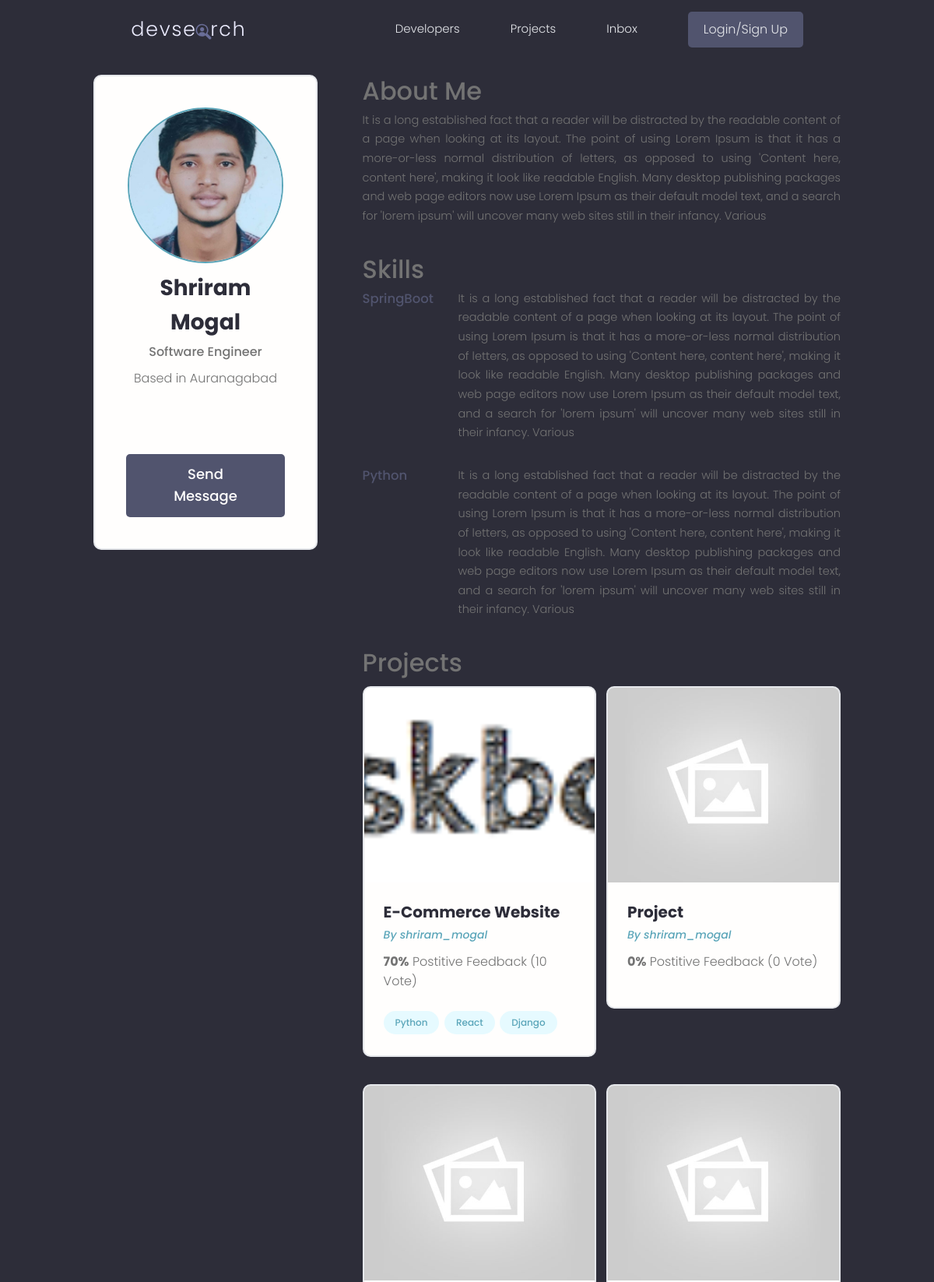
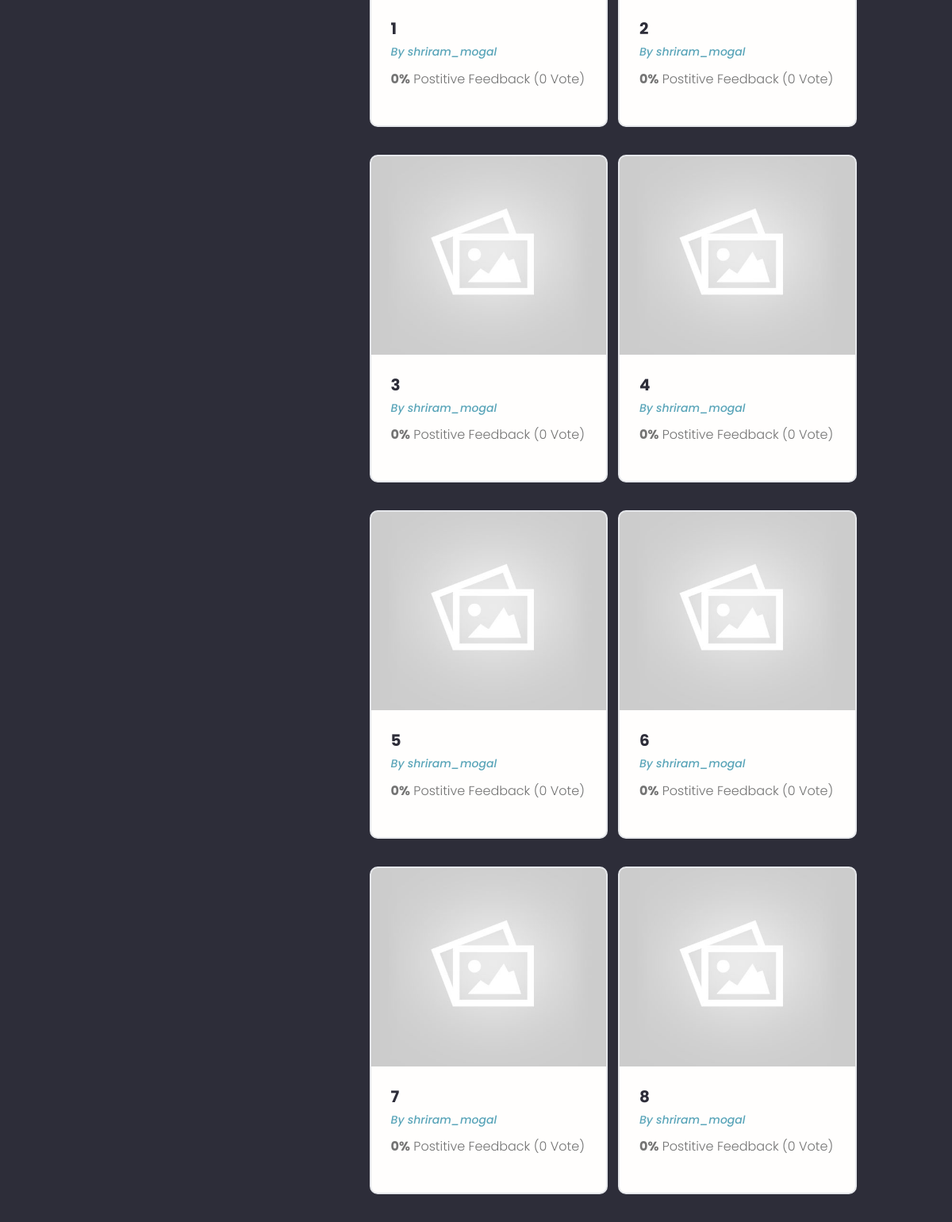
Page /profile/e2963798-7535-4755-91f4-48cd18173f0e (upper part) on the committed database (2 pictures, top to bottom).
### users/models.py (models this page shows, shortened)
class Profile(models.Model):
    user = models.OneToOneField(User, on_delete=models.CASCADE, blank=True, null=True)
    name = models.CharField(max_length=200, blank=True, null=True)
    username = models.CharField(max_length=200, blank=True, null=True)
    email = models.EmailField(max_length=500, blank=True, null=True)
    short_intro = models.CharField(max_length=500, blank=True,null=True)
    intro = models.TextField(max_length=500, blank=True,null=True)
    profile_image = models.ImageField(
        null = True, blank= True, upload_to = 'profiles/',default='profiles/user-default.png')
    location = models.CharField(max_length=200, blank=True, null=True)
    social_github = models.CharField(max_length=200, blank=True, null=True)
    social_twitter = models.CharField(max_length=200, blank=True, null=True)
    social_linkedin = models.CharField(max_length=200, blank=True, null=True)
    social_website = models.CharField(max_length=200, blank=True, null=True)
    social_stackoverflow = models.CharField(max_length=200, blank=True, null=True)
    created = models.DateTimeField(auto_now_add=True)
    id = models.UUIDField(default=uuid.uuid4, unique=True,
                                     primary_key=True, editable=False)
    def __str__(self) -> str:
        return str(self.user.username)
    class Meta:
        ordering = ["created"]

class Skill(models.Model):
    owner = models.ForeignKey(Profile, on_delete=models.CASCADE, blank=True, null=True)
    name = models.CharField(max_length=200, blank=True, null=True)
    description =  models.TextField(max_length=500, blank=True,null=True)
    created = models.DateTimeField(auto_now_add=True)
    id = models.UUIDField(default=uuid.uuid4, unique=True,
                                     primary_key=True, editable=False)

### projects/models.py (models this page shows, shortened)
class Project(models.Model):
    title = models.CharField(max_length=200)
    owner = models.ForeignKey(Profile, blank=True, null=True, on_delete=models.SET_NULL)
    description = models.TextField(null=True, blank=True)
    demo_link = models.CharField(max_length=2000, null=True, blank=True)
    source_link =models.CharField(max_length=2000, null=True, blank=True)
    featured_image = models.ImageField(null= True, blank=True, default='default.jpg')
    tag = models.ManyToManyField(Tag, blank= True)
    vote_total = models.IntegerField(default=0, null= True, blank=True)
    vote_ratio = models.IntegerField(default=0, null= True, blank=True)
    created = models.DateTimeField(auto_now_add=True)
    id = models.UUIDField(default=uuid.uuid4, unique=True,
                                     primary_key=True, editable=False)
    class Meta:
        ordering = ["created"]

class Tag(models.Model):
    name = models.CharField(max_length=500)
    created = models.DateTimeField(auto_now_add=True)
    id = models.UUIDField(default=uuid.uuid4, unique=True,
                                     primary_key=True, editable=False)
    def __str__(self) -> str:
        return self.name

### users/views.py (the view)
# urls.py: path('profile/<str:pk>', views.profile, name="user-profile"),
def profile(request,pk):
    profile = Profile.objects.get(id = pk)
    topSkill = profile.skill_set.exclude(description__exact="")
    otherSkill = profile.skill_set.filter(description="")
    context = {"profile":profile,"topSkill": topSkill,"otherSkill": otherSkill }
    return render(request,"users/user-profile.html",context)

### users/templates/users/user-profile.html (shortened to what this page needs)
{%extends 'main.html'%}
{%block content%}
<main class="profile my-md">
    <div class="container">
      <div class="layout">
        <div class="column column--1of3">
          <div class="card text-center">
            <div class="card__body dev">
              <img class="avatar avatar--xl" src="{{profile.profile_image.url}}" />
              <h2 class="dev__name">{{profile.name}}</h2>
              <p class="dev__title">{{profile.short_intro}}</p>
              <p class="dev__location">Based in {{profile.location}}</p>
              <ul class="dev__social">
              </ul>
              <a href="#" class="btn btn--sub btn--lg">Send Message </a>
            </div>
          </div>
        </div>
        <div class="column column--2of3">
          <div class="devInfo">
            <h3>About Me</h3>
            <p class="devInfo__about"> {{profile.intro}}</p>
          </div>
          <div class="devInfo">
            <h3>Skills</h3>
            <div class="devInfo__skills">
                {% for skill in topSkill %}
              <div class="devSkill">
                <h4 class="devSkill__title">{{skill.name}}</h4>
                <p class="devSkill__info">{{skill.description}}</p>
              </div>
              {%endfor%}
            </div>
          </div>
          <div class="devInfo">
            <h3 class="">Projects</h3>
            <div class="grid grid--two">
            {%for project in profile.project_set.all%}
              <div class="column">
                <div class="card project">
                  <a href="{%url 'project' project.id%}" class="project">
                    <img class="project__thumbnail" src="{{project.featured_image.url}}" alt="project thumbnail" />
                    <div class="card__body">
                      <h3 class="project__title">{{project.title}}</h3>
                      <p><a class="project__author" href="#">By {{project.owner}}</a></p>
                      <p class="project--rating">
                        <span style="font-weight: bold;">{{project.vote_ratio}}%</span> Postitive
                        Feedback ({{project.vote_total}} Vote{{vote_total|pluralize:'s'}})
                      </p>
                      <div class="project__tags">
                        {%for tag in project.tag.all%}
                        <span class="tag tag--pill tag--main">
                          <small>{{tag}}</small>
                        </span>
                        {%endfor%}
                      </div>
                    </div>
                  </a>
                </div>
              </div>
              {%endfor%}
            </div>
          </div>
        </div>
      </div>
    </div>
  </main>
{%endblock content%}

### static/styles/app.css (style rules this page uses)
:root { --color-sub: #2d2d39; }
.btn--sub { background-color: var(--color-sub-light); }
.card { border: 2px solid var(--color-light); }
img { width: 100%; }
.profile .card > .dev { padding: 4rem; }
.dev__name { color: var(--color-sub); font-size: 2.8rem; font-weight: 700; margin-top: 1rem; margin-bottom: 0.5rem; }
.dev__title { font-size: 1.6rem; font-weight: 500; line-height: 1.3; }
.dev__location { margin-top: 1rem; }
.dev__social { margin: 3rem 0; list-style: none; display: flex; justify-content: center; gap: 1.5rem; }
.devInfo { margin-bottom: 3rem; }
.devInfo__about, .devSkill__info { font-size: 1.45rem; line-height: 1.7; text-align: justify; }
.devSkill { margin-bottom: 3rem; }
.devSkill__title { font-size: 1.65rem; font-weight: 500; color: var(--color-sub-light); }
@media screen and (min-width: 700px) { .devSkill { display: flex; justify-content: space-between; gap: 3rem; } }
@media screen and (min-width: 700px) { .devSkill__info { flex-basis: 80%; } }
.project__author { font-size: 1.4rem; font-style: italic; }
.project--rating { margin-bottom: 1.6em; margin-top: .5em; }
.project__thumbnail { height: 25rem; object-fit: cover; object-position: top center; }
.project__title { font-size: 2rem; font-weight: 700; color: var(--color-sub); }

### static/uikit/styles/modules/_variables.css (style rules this page uses)
:root { --color-main: #5aa5b9; --color-main-light: #e6faff; --color-sub: #3f4156; --color-sub-light: #51546e; --color-sub-lighter: #ededfd; --color-text: #737373; --color-gray: #8b8b8b; --color-light: #e5e7eb; --color-light-gray: #767676; --color-bg: #f8fafd; --color-white: #fffefd; --color-white-light: #f3f3f3; --color-success: #359e64; --color-success-bg: #def8e8; --color-error: #fc4b0b; --color-error-bg: #fff2ee; --font-base: 'Poppins', arial, helvetica, 'Segoe UI', roboto, ubuntu, sans-serif; --font-monospace: 'Fira Code', 'Courier New', courier, monospace; --font-regular: 300; --font-medium: 500; --font-bold: 700; --generic-shadow: 1px 1px 5px #00000010; --generic-transition: all 0.3s ease-in-out; }

### static/uikit/styles/modules/_base.css (style rules this page uses)
* { margin: 0; padding: 0; box-sizing: border-box; text-rendering: optimizeLegibility; color: inherit; font-size: inherit; }
html { font-size: 50%; }
@media only screen and (min-width: 480px) { html { font-size: 56.25%; } }
@media only screen and (min-width: 1200px) { html { font-size: 62.5%; } }
body { line-height: 1.6; font-weight: 400; font-size: 1.5rem; color: var(--color-text); background-color: var(--color-bg); min-height: 100vh; }

### static/uikit/styles/modules/_typography.css (style rules this page uses)
* { font-family: var(--font-base); }
h2 { font-size: 3.6rem; font-weight: var(--font-bold); }
h3 { font-size: 3.2rem; font-weight: var(--font-medium); }
h4 { font-size: 2.8rem; font-weight: var(--font-medium); }
p, span, strong { font-size: 1.6rem; color: var(--color-text); font-weight: var(--font-regular); }
a { padding-bottom: 2px; text-decoration: none; display: inline-block; color: var(--color-main); font-weight: var(--font-medium); }

### static/uikit/styles/modules/_utilities.css (style rules this page uses)
.container { width: 92%; max-width: 165rem; margin: 0 auto; box-sizing: border-box; }
@media screen and (min-width: 1000px) { .container { width: 90%; } }
@media screen and (min-width: 1200px) { .container { width: 80%; } }
.text-center { text-align: center; }
.my-md { margin: 3rem auto; }

### static/uikit/styles/modules/_avatar.css (style rules this page uses)
.avatar { border-radius: 50%; border: 2px solid var(--color-main); object-fit: cover; }
.avatar--xl { height: 20rem; width: 20rem; }

### static/uikit/styles/modules/_button.css (style rules this page uses)
.btn { display: inline-block; position: relative; cursor: pointer; background-color: var(--color-light); font-weight: var(--font-medium); color: var(--color-sub); text-decoration: none; padding: 1rem 2rem; border-radius: 0.5rem; border: none; width: -webkit-fit-content; width: -moz-fit-content; width: fit-content; height: -webkit-fit-content; height: -moz-fit-content; height: fit-content; font-size: 1.6rem; outline-width: 0; outline-color: transparent; -webkit-backface-visibility: hidden; backface-visibility: hidden; transition: all 0.3s ease-in-out; }
.btn--sub { background-color: var(--color-sub); color: var(--color-white); }
.btn--lg { font-size: 1.8rem; padding: 1.2rem 4.5rem; }

### static/uikit/styles/modules/_card.css (style rules this page uses)
.card { border-radius: 1rem; background-color: var(--color-white); border: 1.5px solid var(--color-light); width: auto; height: auto; margin-top: 0.5rem; margin-bottom: 0.5rem; overflow: hidden; }
.card__body, .card__header { padding: 2rem 2.5rem; }

### static/uikit/styles/modules/_layout.css (style rules this page uses)
.layout { display: flex; flex-flow: row wrap; justify-content: space-between; }
.layout > .column { margin-bottom: 3rem; }
.layout > .column.column--1of3 { flex-basis: 30%; }
.layout > .column.column--2of3 { flex-basis: 64%; }

### rows in the picture
Profile: profile_image (picture), name "Shriram Mogal", short_intro "Software Engineer", location "Auranagabad", intro "It is a long established fact that a reader will be distracted by the readable content of a page when looking at its layout. The point of using Lorem Ipsum is that it has a more-or-less normal distribution of letters, as opposed to using 'Content here, content here', making it look like readable English. Many desktop publishing packages and web page editors now use Lorem Ipsum as their default model text, and a search for 'lorem ipsum' will uncover many web sites still in their infancy. Various"
Skill: name "SpringBoot", description "It is a long established fact that a reader will be distracted by the readable content of a page when looking at its layout. The point of using Lorem Ipsum is that it has a more-or-less normal distribution of letters, as opposed to using 'Content here, content here', making it look like readable English. Many desktop publishing packages and web page editors now use Lorem Ipsum as their default model text, and a search for 'lorem ipsum' will uncover many web sites still in their infancy. Various"
Skill: name "Python", description "It is a long established fact that a reader will be distracted by the readable content of a page when looking at its layout. The point of using Lorem Ipsum is that it has a more-or-less normal distribution of letters, as opposed to using 'Content here, content here', making it look like readable English. Many desktop publishing packages and web page editors now use Lorem Ipsum as their default model text, and a search for 'lorem ipsum' will uncover many web sites still in their infancy. Various"
Project: featured_image (picture), title "E-Commerce Website", owner "shriram_mogal", vote_ratio "70", vote_total "10"
Tag: name "Python"
Tag: name "React"
Tag: name "Django"
Project: featured_image (placeholder picture), title "Project", owner "shriram_mogal", vote_ratio "0", vote_total "0"
Project: featured_image (placeholder picture), title "1", owner "shriram_mogal", vote_ratio "0", vote_total "0"
Project: featured_image (placeholder picture), title "2", owner "shriram_mogal", vote_ratio "0", vote_total "0"
Project: featured_image (placeholder picture), title "3", owner "shriram_mogal", vote_ratio "0", vote_total "0"
Project: featured_image (placeholder picture), title "4", owner "shriram_mogal", vote_ratio "0", vote_total "0"
Project: featured_image (placeholder picture), title "5", owner "shriram_mogal", vote_ratio "0", vote_total "0"
Project: featured_image (placeholder picture), title "6", owner "shriram_mogal", vote_ratio "0", vote_total "0"
Project: featured_image (placeholder picture), title "7", owner "shriram_mogal", vote_ratio "0", vote_total "0"
Project: featured_image (placeholder picture), title "8", owner "shriram_mogal", vote_ratio "0", vote_total "0"
